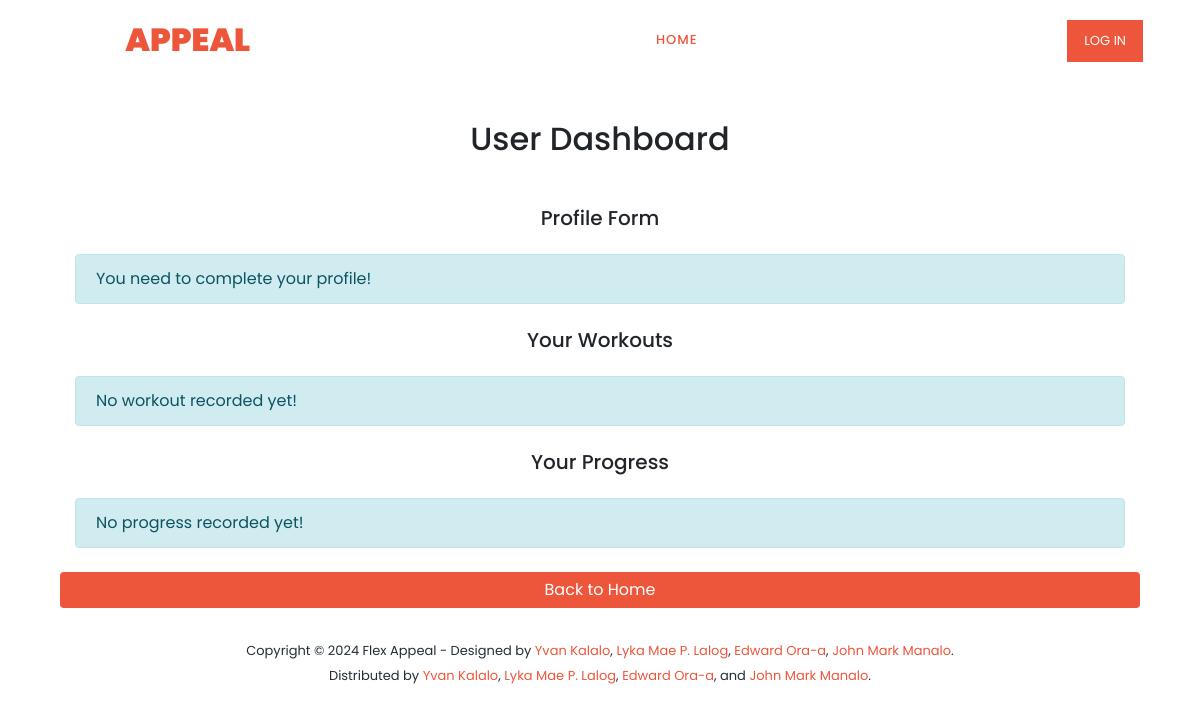
The page /dashboard/ on the database as committed earlier.
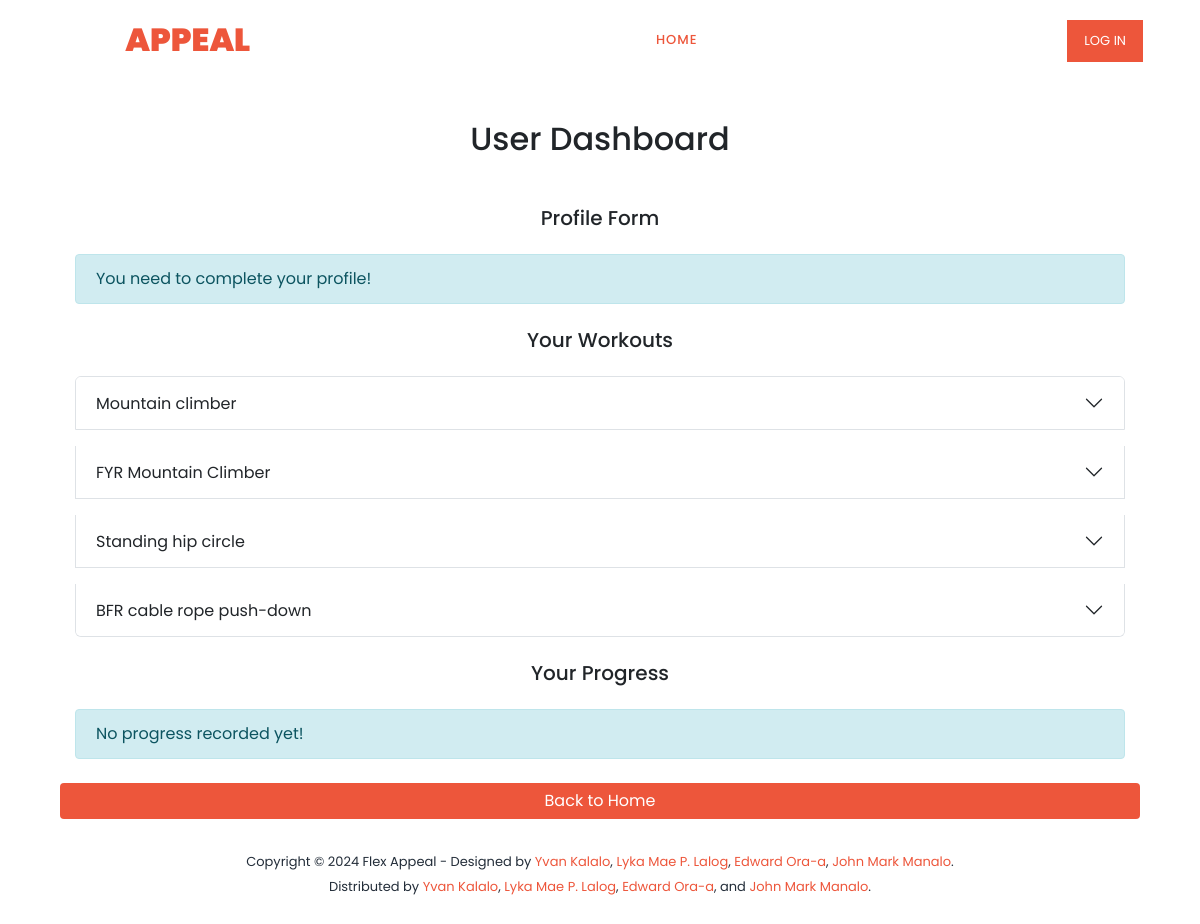
The same page on the database as committed later.
### machine_learning/models.py (models this page shows, shortened)
class Workout(models.Model):
    Title = models.CharField(max_length=255)
    Desc = models.TextField()
    Type = models.CharField(max_length=50, default='None')
    BodyPart = models.CharField(max_length=50)
    Equipment = models.CharField(max_length=50, default='None')
    Level = models.CharField(max_length=50, default='None')
    class Meta:
        verbose_name = "List of Workouts"  # Singular name in admin
        verbose_name_plural = "Workouts"  # Plural name in admin

### personal/views.py (the view)
# urls.py: path('dashboard/', views.dashboard_view, name='dashboard'),
def dashboard_view(request):
    workouts = Workout.objects.all()  # Get all workouts
    user_profile = None
    user_progress = None
    if request.user.is_authenticated:
        try:
            user_profile = UserProfile.objects.get(user=request.user)  # Get user's profile
        except UserProfile.DoesNotExist:
            user_profile = None  # If profile doesn't exist, keep it None
        user_progress = UserProgress.objects.filter(user=request.user)  # Get user's progress
    context = {
        'workouts': workouts,
        'user_profile': user_profile,
        'user_progress': user_progress,
    }
    return render(request, 'dashboard.html', context)

### personal/templates/dashboard.html (shortened to what this page needs)
{% extends 'master.html' %}
{% load static %}
{% block content %}
<div class="container mt-5 pt-5">
    <h2 class="text-center mb-4 pt-4">User Dashboard</h2>
    <div class="col pt-4">
        <div class="col-md-12 mb-4">
            <h5 class="text-center mb-4">Profile Form</h5>
            {% if user_profile %}
                <div class="card shadow-sm mb-4">
                    <div class="card-header">
                        <h5>User Profile</h5>
                    </div>
                    <div class="card-body">
                        <ul class="list-unstyled">
                            <li><strong>Name:</strong> {{ request.user.username }}</li>
                            <li><strong>Age:</strong> {{ user_profile.Age }}</li>
                            <li><strong>Gender:</strong> {{ user_profile.Sex }}</li>
                            <li><strong>Height:</strong> {{ user_profile.Height }} cm</li>
                            <li><strong>Weight:</strong> {{ user_profile.Weight }} kg</li>
                            <li><strong>BMI:</strong> {{ user_profile.BMI }}</li>
                            <li><strong>Fitness Goal:</strong> {{ user_profile.Fitness_Goal }}</li>
                            <li><strong>Fitness Type:</strong> {{ user_profile.Fitness_Type }}</li>
                        </ul>
                    </div>
                </div>
            {% else %}
                <div class="alert alert-info mt-3">You need to complete your profile!</div>
            {% endif %}
        </div>
        <div class="col-md-12 mb-4">
            <h5 class="text-center mb-4">Your Workouts</h5>
            {% if workouts %}
            <div class="accordion" id="workoutAccordion">
                {% for workout in workouts %}
                <div class="accordion-item mb-3">
                    <h2 class="accordion-header" id="heading{{ forloop.counter }}">
                        <button class="accordion-button collapsed" type="button" data-bs-toggle="collapse" data-bs-target="#collapse{{ forloop.counter }}" aria-expanded="false" aria-controls="collapse{{ forloop.counter }}">
                            {{ workout.Title }}
                        </button>
                    </h2>
                </div>
                {% endfor %}
            </div>
            {% else %}
            <div class="alert alert-info mt-3">
                No workout recorded yet!
            </div>
            {% endif %}
        </div>
        <div class="col-md-12 mb-4">
            <h5 class="text-center mb-4">Your Progress</h5>
            {% if user_progress %}
                <div class="card shadow-sm">
                    <div class="card-body">
                        <ul class="list-group">
                            {% for progress in user_progress %}
                                <li class="list-group-item d-flex justify-content-between align-items-center">
                                    {{ progress.workout.Title }}
                                    <span class="badge bg-success rounded-pill">{{ progress.progress }}%</span>
                                </li>
                            {% endfor %}
                        </ul>
                    </div>
                </div>
            {% else %}
                <div class="alert alert-info mt-3">No progress recorded yet!</div>
            {% endif %}
        </div>
         <div class="mt-4 text-center">
            <a href="{% url 'index' %}" class="btn btn-primary w-100"
                style="background-color: #ed563b; border: none;">
                Back to Home
            </a>
        </div>
    </div>
</div>
{% endblock %}

Rows that differ between the two databases and show on the page:
added Workout: Title "Mountain climber"
added Workout: Title "FYR Mountain Climber"
added Workout: Title "Standing hip circle"
added Workout: Title "BFR cable rope push-down"
Other text that changed with them:
text no longer shown: "No workout recorded yet!"
